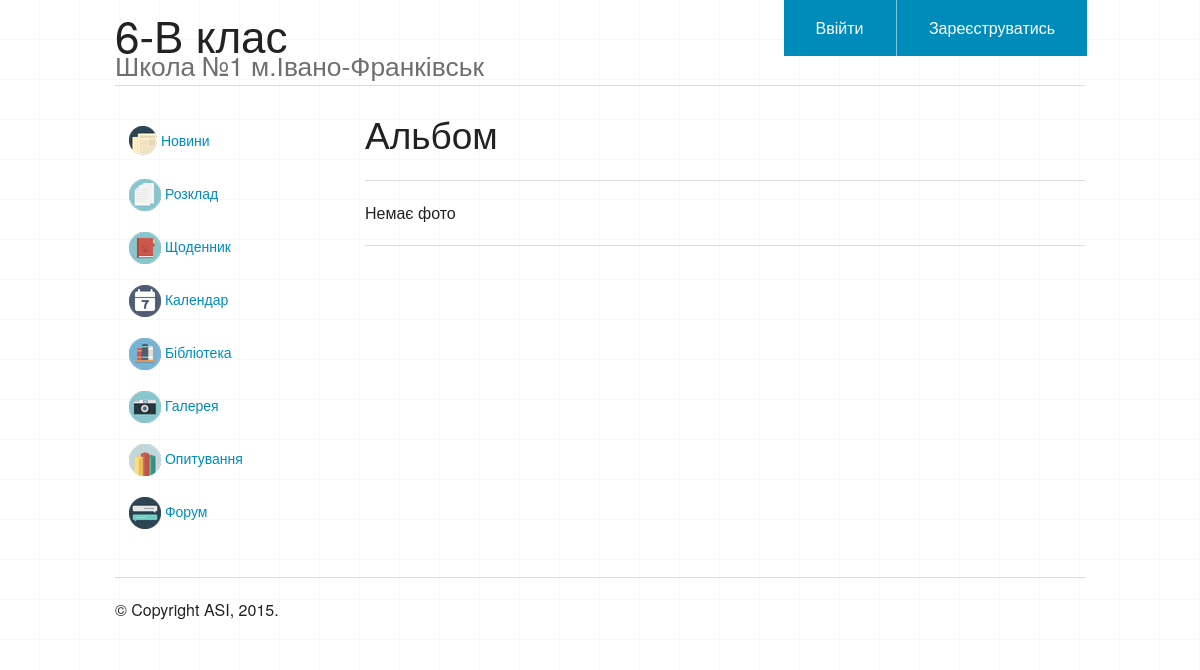
The page /galery/1/ on the database as committed earlier.
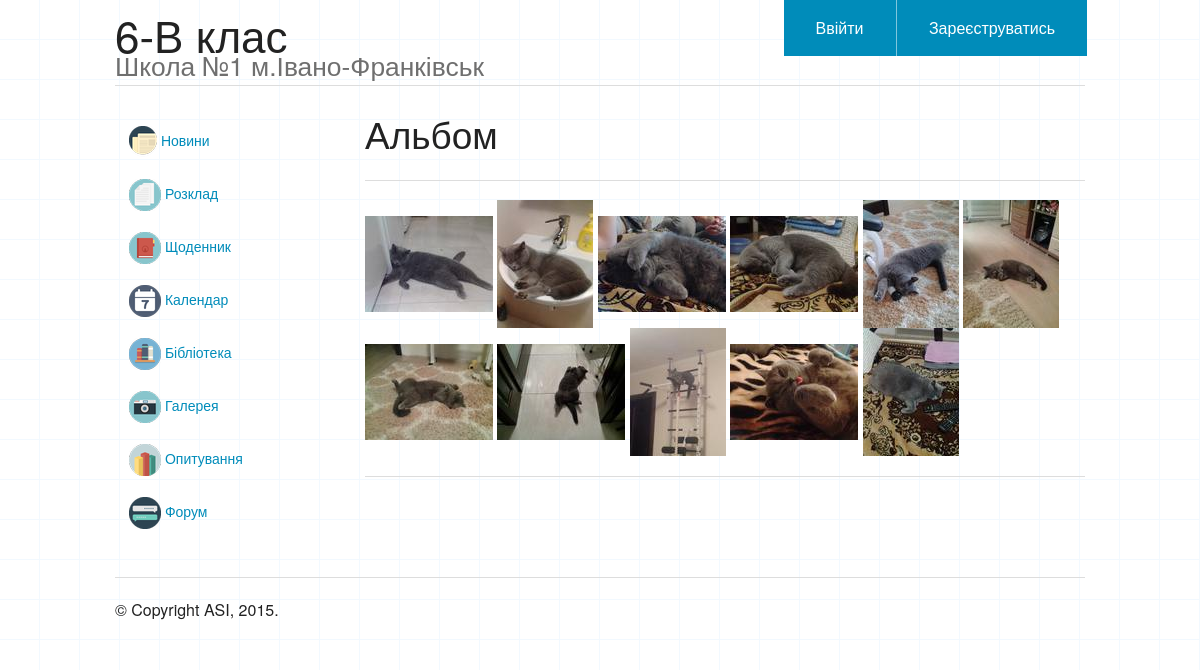
The same page on the database as committed later.
### galery/models.py (models this page shows, shortened)
class Photo(models.Model):
    galery = models.ForeignKey(Galery, verbose_name="Альбом")
    photo = models.ImageField(upload_to="galery/photo/", verbose_name="Фотографія")
    thumbnail = models.CharField(max_length=200, default="")
    description = models.CharField(max_length=200, verbose_name="Коментар", blank=True)
    timestamp = models.DateTimeField(auto_now_add=True, verbose_name="Добавлено")
    user = models.ForeignKey(User, verbose_name="Автор")

### galery/views.py (the view)
# urls.py: url(r'^(?P<galery_id>\d+)/$', views.album),
def album(request, galery_id=1):
    if request.method=="POST":
        form = PhotoForm(request.POST, request.FILES)
        if form.is_valid():
            photo = form.save(commit=False)
            photo.galery_id = galery_id
            photo.user = request.user
            photo.save()
            thumbnail = add_mini(photo.photo.name)
            photo.thumbnail = thumbnail
            img = Image.open(photo.photo.path)
            img.thumbnail((128, 128), Image.ANTIALIAS)
            img.save(thumbnail, 'JPEG')
            photo.save()
            return redirect(".")
    else:
        form = PhotoForm()
    dataset = Photo.objects.filter(galery_id=galery_id)
    title = "Альбом"
    context = {"title": title, "form": form, "dataset": dataset}
    return render(request, "galery/album.html", context)

### galery/templates/galery/album.html (shortened to what this page needs)
{% extends "base/base.html" %}
{% block content %}
<h2>{{ title }}</h2>
<hr>
{% if dataset %}
	<p>
	{% for row in dataset %}
		<a href="{{row.photo.url}}"><img src=/{{ row.thumbnail }}/></a>
	{% endfor%}
	</p>
{% else %}
	<p>Немає фото</p>
{% endif %}
<hr>
{% endblock %}

### base/templates/base/base.html (shortened to what this page needs)
{% load staticfiles %}
<html lang="uk">
<head>
	<link rel="stylesheet" href="{% static "base/css/normalize.css" %}" />
	<link rel="stylesheet" href="{% static "base/css/foundation.min.css" %}" />
	<link rel="stylesheet" href="{% static "base/css/foundation-icons/foundation-icons.css" %}" />
	<link rel="stylesheet" href="{% static "base/css/main.css" %}" />
</head>
<body b>
<div class="row">
	<div class="large-12 columns">
    	<div class="nav-bar right">
     		<ul class="button-group">
     			{% if user.is_authenticated %}
     				<li><a href="/base/logout/" class="button">Вийти ({{ user.username }})</a></li>
     			{% else %}
       				<li><a href="/base/login/" class="button">Ввійти</a></li>
       			{% endif %}
       			<li><a href="/base/regisrtation/" class="button">Зареєструватись</a></li>
      		</ul>
    	</div>
    	<h1>6-В клас<br><small>Школа №1 м.Івано-Франківськ</small></h1>
    	<hr/>
  	</div>
</div>
<div class="row">
	<div class="large-9 push-3 columns">
    	{%block content%}
    	{%endblock%}
  	</div>
	<div class="large-3 pull-9 columns">
    	<ul class="side-nav">
      		<li><a href="/articles/"><img src="{% static "base/images/news.png" %}"/> Новини</a></li>
      		<li><a href="/timetable/"><img src="{% static "base/images/timetable.png" %}"/> Розклад</a></li>
      		<li><a href="/diary/"><img src="{% static "base/images/diary.png" %}"/> Щоденник</a></li>
      		<li><a href="/calend/"><img src="{% static "base/images/calendar.png" %}"/> Календар</a></li>
      		<li><a href="/library/"><img src="{% static "base/images/lib.png" %}"/> Бібліотека</a></li>
      		<li><a href="/galery/"><img src="{% static "base/images/galery.png" %}"/> Галерея</a></li>
      		<li><a href="/vote/"><img src="{% static "base/images/votes.png" %}"/> Опитування</a></li>
      		<li><a href="/forum/"><img src="{% static "base/images/forum.png" %}"/> Форум</a></li>
    	</ul>
	</div>
</div>
<footer class="row">
  <div class="large-12 columns">
    <hr/>
    <div class="row">
      <div class="large-6 columns">
        <p>© Copyright ASI, 2015.</p>
      </div>
    </div>
  </div>
</footer>
</body>
</html>

### base/static/base/css/main.css (style rules this page uses)
body { background: url(../images/bg2.gif) repeat; }

Rows that differ between the two databases and show on the page:
added Photo: thumbnail (picture)
added Photo: thumbnail (picture)
added Photo: thumbnail (picture)
added Photo: thumbnail (picture)
added Photo: thumbnail (picture)
added Photo: thumbnail (picture)
added Photo: thumbnail (picture)
added Photo: thumbnail (picture)
added Photo: thumbnail (picture)
added Photo: thumbnail (picture)
added Photo: thumbnail (picture)
Other text that changed with them:
text no longer shown: "Немає фото"
